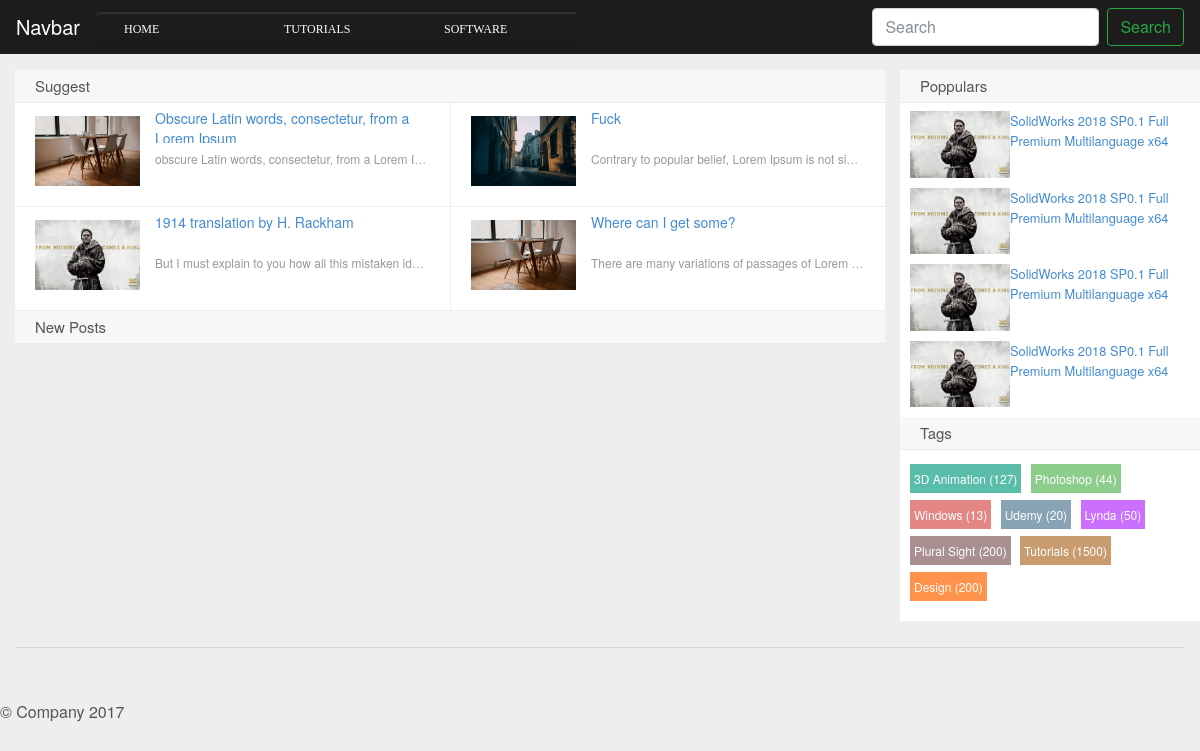
Before: / with the older database file.
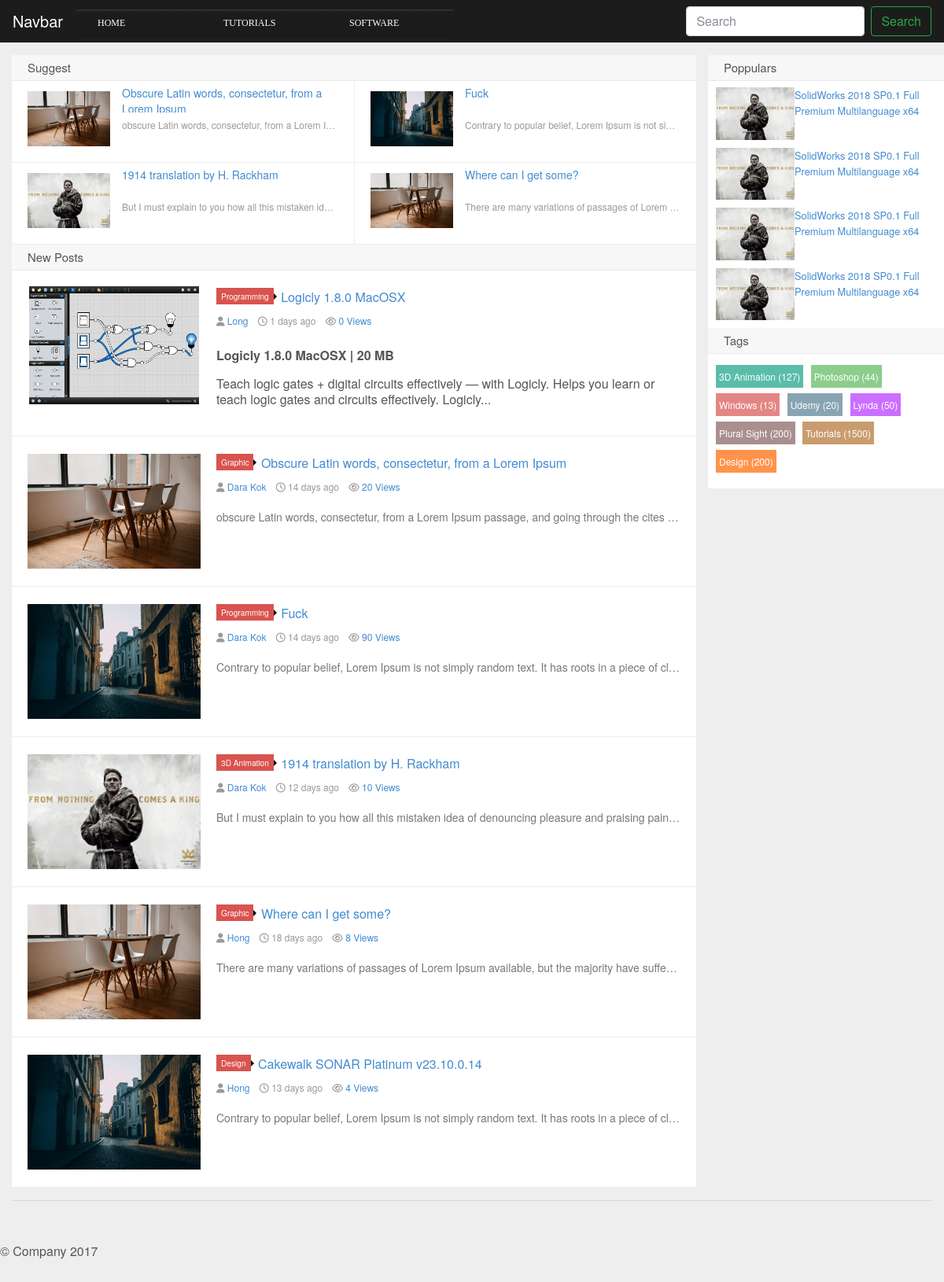
After: the same page with the newer database file.
### tables this page shows
CREATE TABLE `categories` (
  `cat_id` int(20) NOT NULL AUTO_INCREMENT,
  `cat_name` varchar(255) NOT NULL,
  PRIMARY KEY (`cat_id`)
);

CREATE TABLE `posts` (
  `post_id` int(20) NOT NULL AUTO_INCREMENT,
  `sub_cat_id` int(20) NOT NULL,
  `user_id` int(20) NOT NULL,
  `post_title` varchar(255) NOT NULL,
  `post_image` varchar(255) NOT NULL,
  `post_date` date NOT NULL,
  `post_view` int(255) DEFAULT NULL,
  `post_desc` text NOT NULL,
  `post_tage` varchar(255) NOT NULL,
  `post_status` varchar(255) DEFAULT NULL,
  `post_suggestion` tinyint(4) DEFAULT NULL,
  `down_link` varchar(255) DEFAULT NULL,
  PRIMARY KEY (`post_id`),
  KEY `FK_subcat` (`sub_cat_id`),
  KEY `FK_user` (`user_id`),
  CONSTRAINT `FK_subcat` FOREIGN KEY (`sub_cat_id`) REFERENCES `sub_categories` (`sub_cat_id`) ON DELETE CASCADE ON UPDATE CASCADE,
  CONSTRAINT `FK_user` FOREIGN KEY (`user_id`) REFERENCES `users` (`user_id`) ON DELETE CASCADE ON UPDATE CASCADE
);

CREATE TABLE `sub_categories` (
  `sub_cat_id` int(20) NOT NULL AUTO_INCREMENT,
  `cat_id` int(20) NOT NULL,
  `sub_cat_name` varchar(255) NOT NULL,
  PRIMARY KEY (`sub_cat_id`),
  KEY `RK_Cat` (`cat_id`),
  CONSTRAINT `RK_Cat` FOREIGN KEY (`cat_id`) REFERENCES `categories` (`cat_id`) ON UPDATE CASCADE
);

CREATE TABLE `users` (
  `user_id` int(20) NOT NULL AUTO_INCREMENT,
  `user_name` varchar(255) NOT NULL,
  `name` varchar(255) NOT NULL,
  `user_email` varchar(255) NOT NULL,
  `user_role` varchar(255) NOT NULL,
  `user_password` varchar(255) NOT NULL,
  PRIMARY KEY (`user_id`)
);

### index.php (the view, shortened to what the changed rows need)
<?php include "includes/header.php" ?>
  <body>
  <?php include "includes/navigation.php" ?>
  <main role="main" class="container">
      <div class=" row row-offcanvas row-offcanvas-right">
          <div class="col-12 col-md-9">
              <div class="sticky">
                  <h2 class="title">Suggest</h2>
                  <ul>
                      <?php
                      $select_query = "SELECT * FROM posts WHERE post_suggestion = 1 ORDER BY post_id DESC limit 4";
                      $select_post=mysqli_query($connection,$select_query);
                      while($row_post = mysqli_fetch_array($select_post)) {
                          $post_title = $row_post['3'];
                          $post_image = $row_post['4'];
                          $post_desc = $row_post['7'];
                          ?>
                          <li class="item"><a href="#">
                                  <img src="img/<?= $post_image; ?>" alt="<?= $post_image; ?>"/>
                                  <h3><?= $post_title; ?></h3>
                                  <p class="muted no-break-out"><?= $post_desc; ?></p></a>
                          </li>
                          <?php
                      }
                      ?>
                  </ul>
              </div>
              <h2 class="title">New Posts</h2>
              <?php
              $select_query = "SELECT * FROM posts where post_status=1 ORDER BY post_id DESC";
              $select_post=mysqli_query($connection,$select_query);
              while($row_post = mysqli_fetch_array($select_post)) {
                  $sub_cat_id = $row_post['1'];
                  $user_id = $row_post['2'];
                  $post_title = $row_post['3'];
                  $post_image = $row_post['4'];
                  $post_date = $row_post['5'];
                  $post_view = $row_post['6'];
                  $post_desc = $row_post['7'];
                  ?>
                  <article class="excerpt">
                      <div class="focus"><a href="#" class="thumbnail">
                              <img src="img/<?= $post_image; ?>" alt="<?= $post_title; ?>"/></a></div>
                      <header>
                          <a class="label label-important" href="#">
                              <?php
                              $query_sub_cat = "SELECT * FROM sub_categories WHERE sub_cat_id=$sub_cat_id";
                              $select_sub_cat=mysqli_query($connection,$query_sub_cat);
                              while($row_sub_cat = mysqli_fetch_array($select_sub_cat)) {
                                  echo $sub_cat_name = $row_sub_cat['sub_cat_name'];
                              }
                              ?>
                              <i class="label-arrow"></i>
                          </a>
                          <h2><a href="#" title="<?= $post_title; ?>"><?= $post_title; ?></a></h2>
                      </header>
                      <p>
                <span class="muted"><i class="fa fa-user icon12"></i>
                  <a href="#">
                    <?php
                    $query_user = "SELECT * FROM users WHERE user_id=$user_id";
                    $select_user=mysqli_query($connection,$query_user);
                    while($row_user = mysqli_fetch_array($select_user)) {
                        echo $name = $row_user['name'];
                    }
                    ?>
                  </a>
                </span>&nbsp;
                          <span class="muted"><i class="fa fa-clock-o icon12"></i>
                              <?php
                              $now = date('Y-m-d');
                              if(date_create($post_date)==date_create($now)){
                                  echo "Today";
                              }else{
                                  $diff=date_diff(date_create($post_date),date_create($now));
                                  echo $diff->format("%a days ago");
                              }
                              ?>
                </span>&nbsp;
                          <span class="muted"><i class="fa fa-eye icon12"></i>
                  <a href="#"><?= $post_view; ?>&nbsp;Views</a>
                </span>
                      </p>
                      <p class="note no-break-out">
                          <?php
                            if(strlen($post_desc)<=200){
                              echo $post_desc;
                            }else{
                              $shorten= substr($post_desc,0,200). '... ';
                              echo $shorten;
                            }
                        ?></p>
                  </article>
                  <?php
              }
              ?>
          </div>
          <?php include "includes/leftbar.php" ?>
      </div>
  </main>
  </body>
</html>

### includes/navigation.php (shortened to what the changed rows need)
<nav class="navbar navbar-expand-md fixed-top navbar-dark bg-dark">
    <div class="collapse navbar-collapse" id="navbarsExampleDefault">
        <ul class="menu mr-auto">
            <?php
            $query = " SELECT * FROM categories";
            $select_all_category = mysqli_query($connection,$query);
            while ($row = mysqli_fetch_assoc($select_all_category)){
            $cat_name = $row['cat_name'];
            ?>
            <li><a href="#"><?php echo $cat_name ?></a>
              </li>
              <?php } ?>
        </ul>
    </div>
</nav>

Changed rows visible on the page:
now on one of the page's lists (row edited): posts: post_title "Obscure Latin words, consectetur, from a Lorem Ipsum", post_date "14 days ago", post_view "20", post_desc "obscure Latin words, consectetur, from a Lorem Ipsum passage, and going through the cites…"
changed posts "Obscure Latin words, consectetur, from a Lorem Ipsum": gains sub_categories (sub_cat_name "Graphic"); gains users (name "Dara Kok")
now on one of the page's lists (row edited): posts: post_title "Fuck", post_date "14 days ago", post_view "90", post_desc "Contrary to popular belief, Lorem Ipsum is not simply random text. It has roots in a piece of cl…"
changed posts "Fuck": gains users (name "Dara Kok")
now on one of the page's lists (row edited): posts: post_title "1914 translation by H. Rackham", post_date "12 days ago", post_view "10", post_desc "But I must explain to you how all this mistaken idea of denouncing pleasure and praising pain…"
changed posts "But I must explain to you how all this mistaken id…": gains users (name "Dara Kok"); gains sub_categories (sub_cat_name "3D Animation")
now on one of the page's lists (row edited): posts: post_title "Where can I get some?", post_date "18 days ago", post_view "8", post_desc "There are many variations of passages of Lorem Ipsum available, but the majority have suffe…"
changed posts "Where can I get some?": gains sub_categories (sub_cat_name "Graphic")
now on this page (row edited): posts: post_image (picture), post_title "Logicly 1.8.0 MacOSX", post_date "1 days ago", post_view "0", post_desc "Logicly 1.8.0 MacOSX | 20 MB Teach logic gates + digital circuits effectively — with Logicly. Helps you learn or teach logic gates and circuits effectively. Logicly...", shown under "New Posts"
now on this page (row unchanged): sub_categories: sub_cat_name "Programming"
now on this page (row unchanged): users: name "Long", shown under "Logicly 1.8.0 MacOSX"
now on this page (row unchanged): users: name "Hong"
now on this page (row edited): posts: post_image (picture), post_title "Cakewalk SONAR Platinum v23.10.0.14", post_date "13 days ago", post_view "4", post_desc "Contrary to popular belief, Lorem Ipsum is not simply random text. It has roots in a piece of cl…", shown under "New Posts"
now on this page (row unchanged): sub_categories: sub_cat_name "Design", shown under "Cakewalk SONAR Platinum v23.10.0.14"
